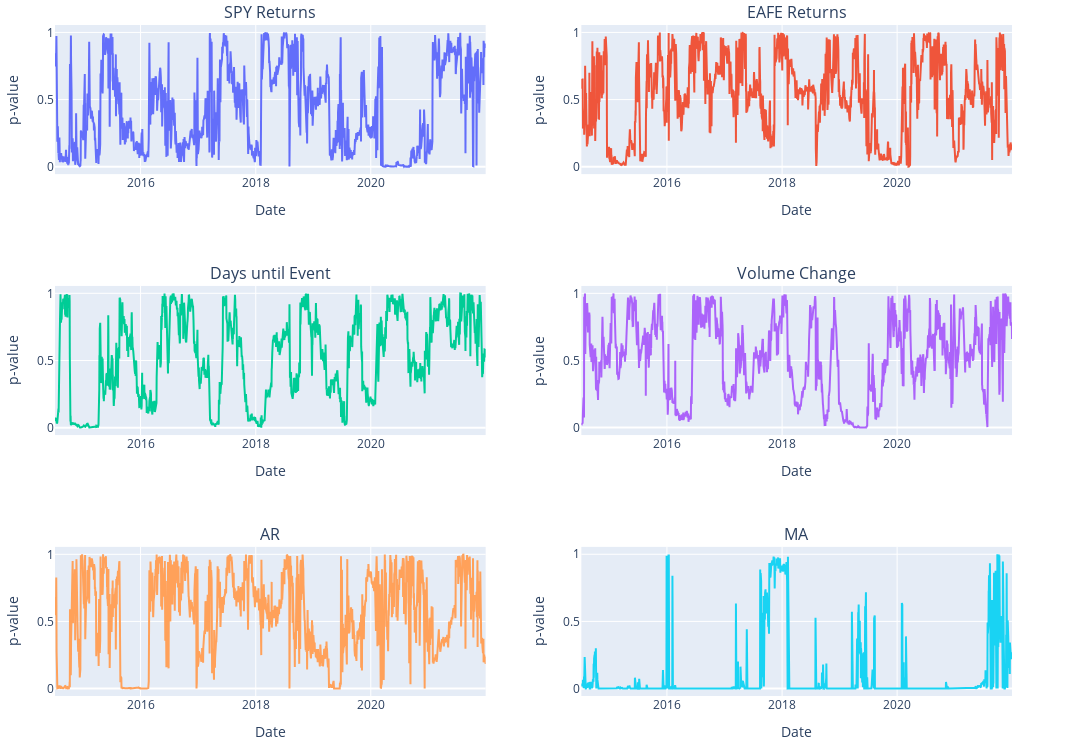

The cell this chart's notebook holds for it:
### Markdown cell above
When evaluating these models, it's important to look at the p-values of the regressor coefficients. A low p-value (usually < 0.05) indicates that the coefficients are significant and meaningful. A high p-value (> 0.05) means that the coefficients may not be significant. Here, we can see that there are periods where the coefficients are significant and periods where the coefficients are not significant. This means that results from these periods should be viewed with caution. It is important to remember that the p-value is not the probability of the coefficient being significant. The p-value is a result of standardizing the T-statistics when forming the hypothesis tests and corresponding confidence intervals.

### Code cell
Model.plot_pvalues()

### Figure 1 — Plotly figure (JSON) as saved in the notebook; plotly's stock layout.template omitted (floating-point values rounded to 4 significant figures; data arrays with more than 128 entries replaced by an {"elided": "..."} marker saying what was removed)
{"data": [{"name": "SPY", "type": "scatter", "x": {"elided": "1887 str values"}, "xaxis": "x", "y": {"elided": "1887 float values"}, "yaxis": "y"}, {"name": "EAFE", "type": "scatter", "x": {"elided": "1887 str values"}, "xaxis": "x2", "y": {"elided": "1887 float values"}, "yaxis": "y2"}, {"name": "Calendar", "type": "scatter", "x": {"elided": "1887 str values"}, "xaxis": "x3", "y": {"elided": "1887 float values"}, "yaxis": "y3"}, {"name": "Volume", "type": "scatter", "x": {"elided": "1887 str values"}, "xaxis": "x4", "y": {"elided": "1887 float values"}, "yaxis": "y4"}, {"name": "AR", "type": "scatter", "x": {"elided": "1887 str values"}, "xaxis": "x5", "y": {"elided": "1887 float values"}, "yaxis": "y5"}, {"name": "MA", "type": "scatter", "x": {"elided": "1887 str values"}, "xaxis": "x6", "y": {"elided": "1887 float values"}, "yaxis": "y6"}], "layout": {"annotations": [{"font": {"size": 16}, "showarrow": false, "text": "SPY Returns", "x": 0.225, "xanchor": "center", "xref": "paper", "y": 1, "yanchor": "bottom", "yref": "paper"}, {"font": {"size": 16}, "showarrow": false, "text": "EAFE Returns", "x": 0.775, "xanchor": "center", "xref": "paper", "y": 1, "yanchor": "bottom", "yref": "paper"}, {"font": {"size": 16}, "showarrow": false, "text": "Days until Event", "x": 0.225, "xanchor": "center", "xref": "paper", "y": 0.6111, "yanchor": "bottom", "yref": "paper"}, {"font": {"size": 16}, "showarrow": false, "text": "Volume Change", "x": 0.775, "xanchor": "center", "xref": "paper", "y": 0.6111, "yanchor": "bottom", "yref": "paper"}, {"font": {"size": 16}, "showarrow": false, "text": "AR", "x": 0.225, "xanchor": "center", "xref": "paper", "y": 0.2222, "yanchor": "bottom", "yref": "paper"}, {"font": {"size": 16}, "showarrow": false, "text": "MA", "x": 0.775, "xanchor": "center", "xref": "paper", "y": 0.2222, "yanchor": "bottom", "yref": "paper"}], "height": 750, "margin": {"b": 25, "l": 25, "t": 25}, "showlegend": false, "width": 1250, "xaxis": {"anchor": "y", "domain": [0, 0.45], "title": {"text": "Date"}}, "xaxis2": {"anchor": "y2", "domain": [0.55, 1], "title": {"text": "Date"}}, "xaxis3": {"anchor": "y3", "domain": [0, 0.45], "title": {"text": "Date"}}, "xaxis4": {"anchor": "y4", "domain": [0.55, 1], "title": {"text": "Date"}}, "xaxis5": {"anchor": "y5", "domain": [0, 0.45], "title": {"text": "Date"}}, "xaxis6": {"anchor": "y6", "domain": [0.55, 1], "title": {"text": "Date"}}, "yaxis": {"anchor": "x", "domain": [0.7778, 1], "title": {"text": "p-value"}}, "yaxis2": {"anchor": "x2", "domain": [0.7778, 1], "title": {"text": "p-value"}}, "yaxis3": {"anchor": "x3", "domain": [0.3889, 0.6111], "title": {"text": "p-value"}}, "yaxis4": {"anchor": "x4", "domain": [0.3889, 0.6111], "title": {"text": "p-value"}}, "yaxis5": {"anchor": "x5", "domain": [0, 0.2222], "title": {"text": "p-value"}}, "yaxis6": {"anchor": "x6", "domain": [0, 0.2222], "title": {"text": "p-value"}}}}
